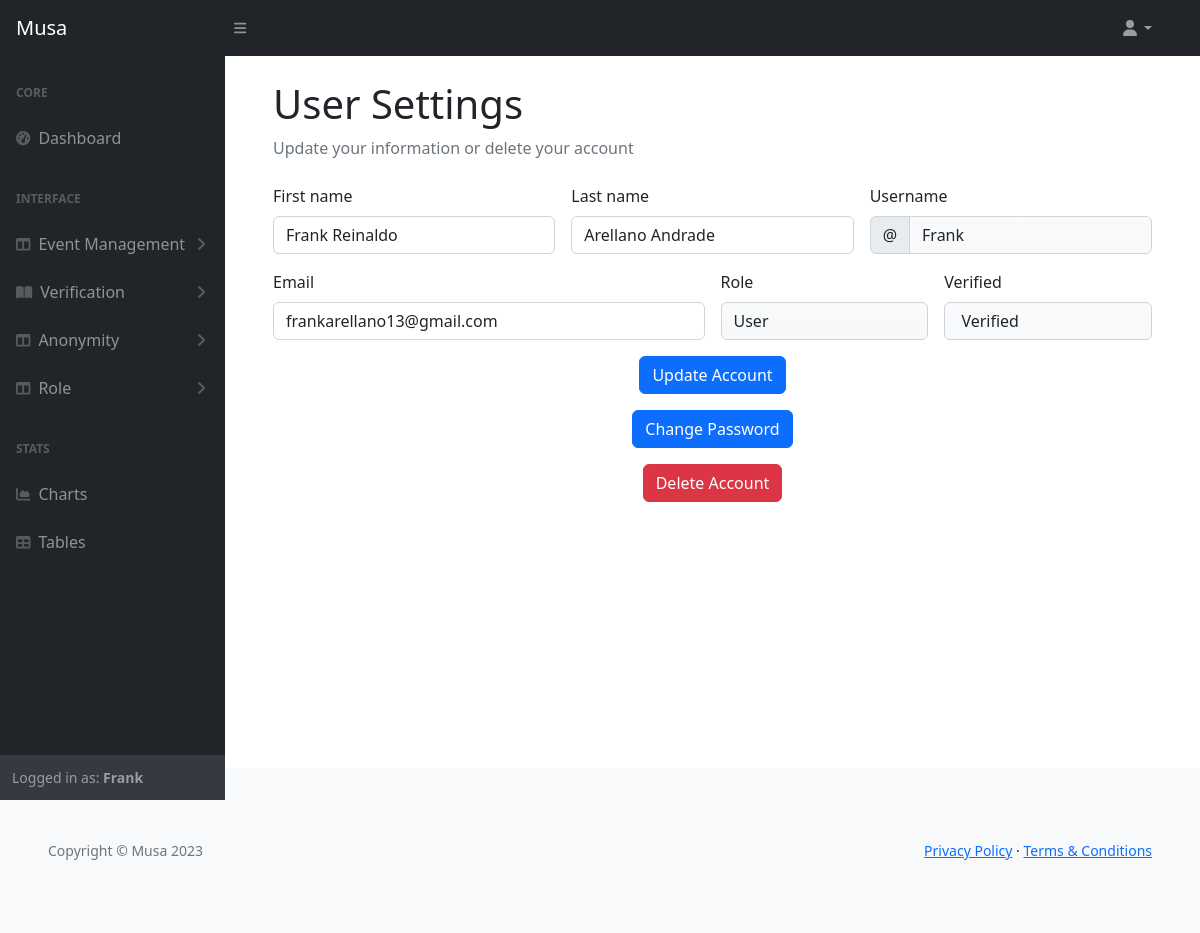
Before: /user/settings/ (signed in) with the older database file.
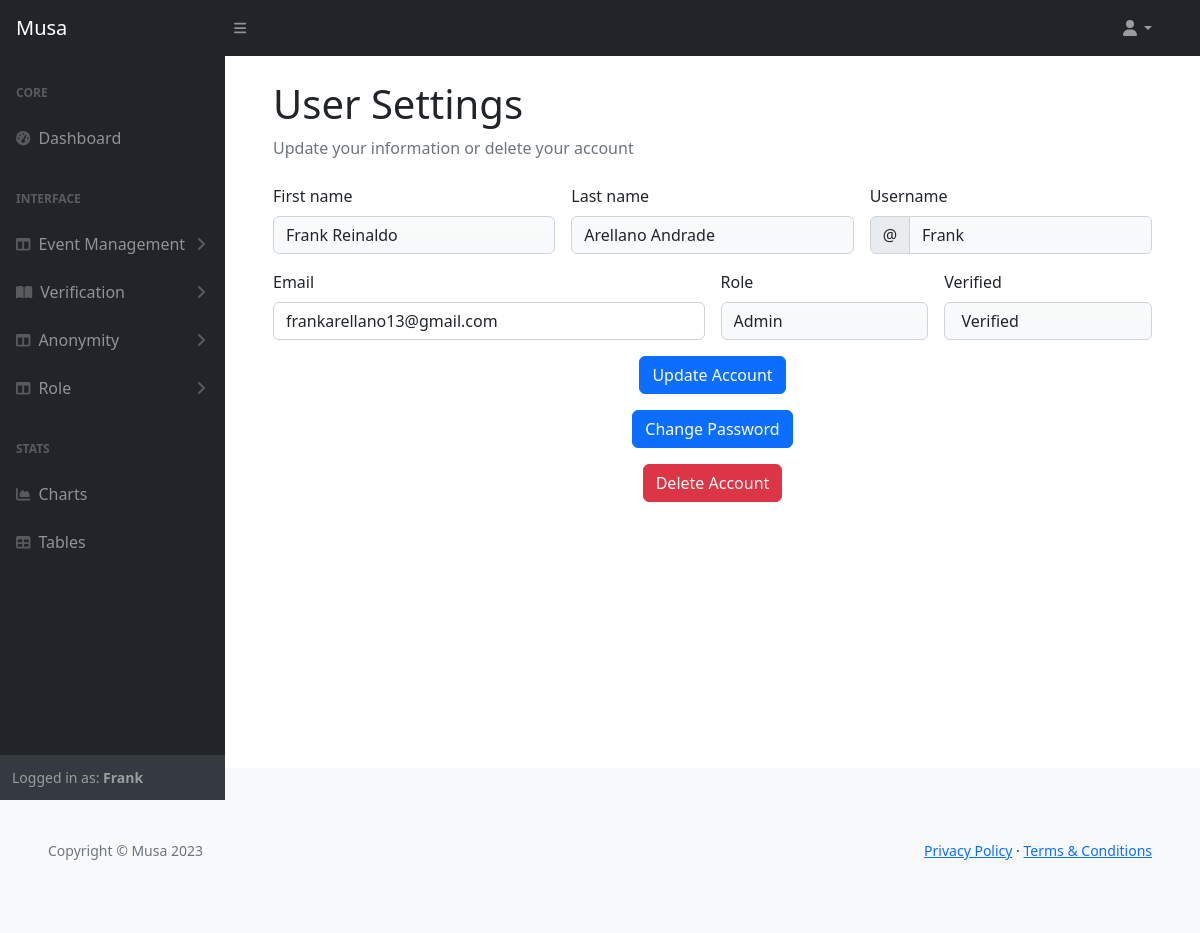
After: the same page with the newer database file.
### musa/models.py (models this page shows, shortened)
class UserProfile(AbstractUser):
    verified = models.BooleanField(default=False)
    role = models.IntegerField(choices=ROLES, default=0)
    user_card = models.ManyToManyField(
        'vote_management.VoteCard', through='vote_management.VoteRecord', related_name='user_cards')
    class Meta:
        ordering = ['username']

### user_profile/views.py (the view, shortened to what this page needs)
# urls.py: path('user/settings/', UserSettings.as_view(),
class UserSettings(UpdateView):
    model = UserProfile
    form_class = UserProfileForm
    template_name = 'backend/user-dashboard/settings.html'
    context_object_name = 'user_settings'
    def get_object(self, queryset=None):
        return self.request.user

### user_profile/views.py
class UserProfileForm(forms.ModelForm):
    class Meta:
        model = UserProfile
        fields = ['first_name', 'last_name', 'email']

### templates/backend/user-dashboard/settings.html (shortened to what the changed rows need)
{% extends "base.html" %}
{% load i18n %}
{% block content%}
<body class="sb-nav-fixed">
    <div id="layoutSidenav">
        <div id="layoutSidenav_nav">
            <nav class="sb-sidenav accordion sb-sidenav-dark" id="sidenavAccordion">
                <div class="sb-sidenav-footer">
                    <div class="small">Logged in as: <strong>{{ user_settings.username }}</strong></div>
                </div>
            </nav>
        </div>
        <div id="layoutSidenav_content">
            <main>
                <div class="container-fluid px-5">
                    <h1 class="mt-4">User Settings</h1>
                    <form class="row g-3 needs-validation" method="POST" action="{% url 'user_settings' %}" novalidate>
                        {% if user_settings.role == 0 %}
                        <div class="col-md-4">
                            <label for="validationCustom01" class="form-label">First name</label>
                            <input type="text" class="form-control" id="validationCustom01"
                                value="{{ user_settings.first_name}}" name="first_name" required>
                        </div>
                        <div class="col-md-4">
                            <label for="validationCustom02" class="form-label">Last name</label>
                            <input type="text" class="form-control" id="validationCustom02"
                                value="{{ user_settings.last_name}}" name="last_name" required>
                        </div>
                        {% else %}
                        <div class="col-md-4">
                            <label for="validationCustom01" class="form-label">First name</label>
                            <input type="text" class="form-control bg-light bg-gradient" id="validationCustom01"
                                value="{{ user_settings.first_name}}" name="first_name" readonly required>
                        </div>
                        <div class="col-md-4">
                            <label for="validationCustom02" class="form-label">Last name</label>
                            <input type="text" class="form-control bg-light bg-gradient" id="validationCustom02"
                                value="{{ user_settings.last_name}}" name="last_name" readonly required>
                        </div>
                        {% endif %}
                        <div class="col-md-4">
                            <div class="input-group has-validation">
                                <span class="input-group-text" id="inputGroupPrepend">@</span>
                                <input type="text" value="{{ user_settings.username}}"
                                    class="form-control bg-light bg-gradient" id="validationCustomUsername"
                                    name="username" aria-describedby="inputGroupPrepend" readonly required>
                            </div>
                        </div>
                        <div class="col-md-6">
                            <label for="validationCustom03" class="form-label">Email</label>
                            <input type="email" value="{{ user_settings.email}}"
                                class="form-control {% if form.errors.email %}is-invalid{% endif %}"
                                id="validationCustom03" name="email" required>
                        </div>
                        <div class="col-md-3">
                            <label for="validationCustom04" class="form-label">Role</label>
                            <input type="text" value="{{ user_settings.get_role_display}}" name="role"
                                class="form-control bg-light bg-gradient" id="validationCustom04" required readonly>
                        </div>
                        <div class="col-md-3">
                            <label for="validationCustom05" class="form-label">Verified</label>
                            <input type="text"
                                value="{% if user_settings.verified == 1 %} Verified {% else %} Not verified {% endif %}"
                                name="verified" class="form-control bg-light bg-gradient" id="validationCustom05"
                                required readonly>
                        </div>
                    </form>
                </div>
            </main>
        </div>
    </div>
    {% endblock %}

Changed rows visible on the page:
changed UserProfile "Frank": role "User" → "Admin"
